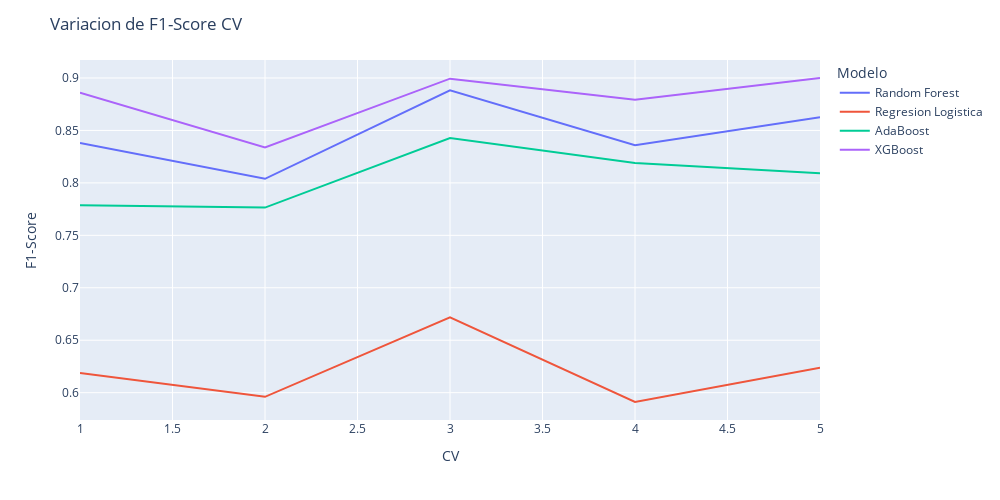

Here is the notebook cell this chart was saved with:
### Code cell
scores = [rf_f1_cross_val_score, lr_f1_cross_val_score, ada_f1_cross_val_score, xgb_f1_cross_val_score]
etiquetas = ['Random Forest', 'Regresion Logistica', 'AdaBoost', 'XGBoost']
plot_scores(scores, etiquetas)

### Figure 1 — Plotly figure (JSON) as saved in the notebook; plotly's stock layout.template omitted (floating-point values rounded to 4 significant figures)
{"data": [{"hovertemplate": "Modelo=Random Forest<br>CV=%{x}<br>Score=%{y}<extra></extra>", "legendgroup": "Random Forest", "line": {"color": "#636efa", "dash": "solid"}, "mode": "lines", "name": "Random Forest", "orientation": "v", "showlegend": true, "type": "scatter", "x": [1, 2, 3, 4, 5], "xaxis": "x", "y": [0.8381, 0.8039, 0.8882, 0.8359, 0.8626], "yaxis": "y"}, {"hovertemplate": "Modelo=Regresion Logistica<br>CV=%{x}<br>Score=%{y}<extra></extra>", "legendgroup": "Regresion Logistica", "line": {"color": "#EF553B", "dash": "solid"}, "mode": "lines", "name": "Regresion Logistica", "orientation": "v", "showlegend": true, "type": "scatter", "x": [1, 2, 3, 4, 5], "xaxis": "x", "y": [0.6188, 0.5961, 0.6717, 0.5911, 0.6238], "yaxis": "y"}, {"hovertemplate": "Modelo=AdaBoost<br>CV=%{x}<br>Score=%{y}<extra></extra>", "legendgroup": "AdaBoost", "line": {"color": "#00cc96", "dash": "solid"}, "mode": "lines", "name": "AdaBoost", "orientation": "v", "showlegend": true, "type": "scatter", "x": [1, 2, 3, 4, 5], "xaxis": "x", "y": [0.7788, 0.7765, 0.8427, 0.8189, 0.8091], "yaxis": "y"}, {"hovertemplate": "Modelo=XGBoost<br>CV=%{x}<br>Score=%{y}<extra></extra>", "legendgroup": "XGBoost", "line": {"color": "#ab63fa", "dash": "solid"}, "mode": "lines", "name": "XGBoost", "orientation": "v", "showlegend": true, "type": "scatter", "x": [1, 2, 3, 4, 5], "xaxis": "x", "y": [0.8861, 0.8339, 0.8994, 0.8793, 0.9], "yaxis": "y"}], "layout": {"height": 500, "legend": {"title": {"text": "Modelo"}, "tracegroupgap": 0}, "margin": {"t": 60}, "title": {"text": "Variacion de F1-Score CV"}, "width": 1000, "xaxis": {"anchor": "y", "domain": [0, 1], "title": {"text": "CV"}}, "yaxis": {"anchor": "x", "domain": [0, 1], "title": {"text": "F1-Score"}}}}
